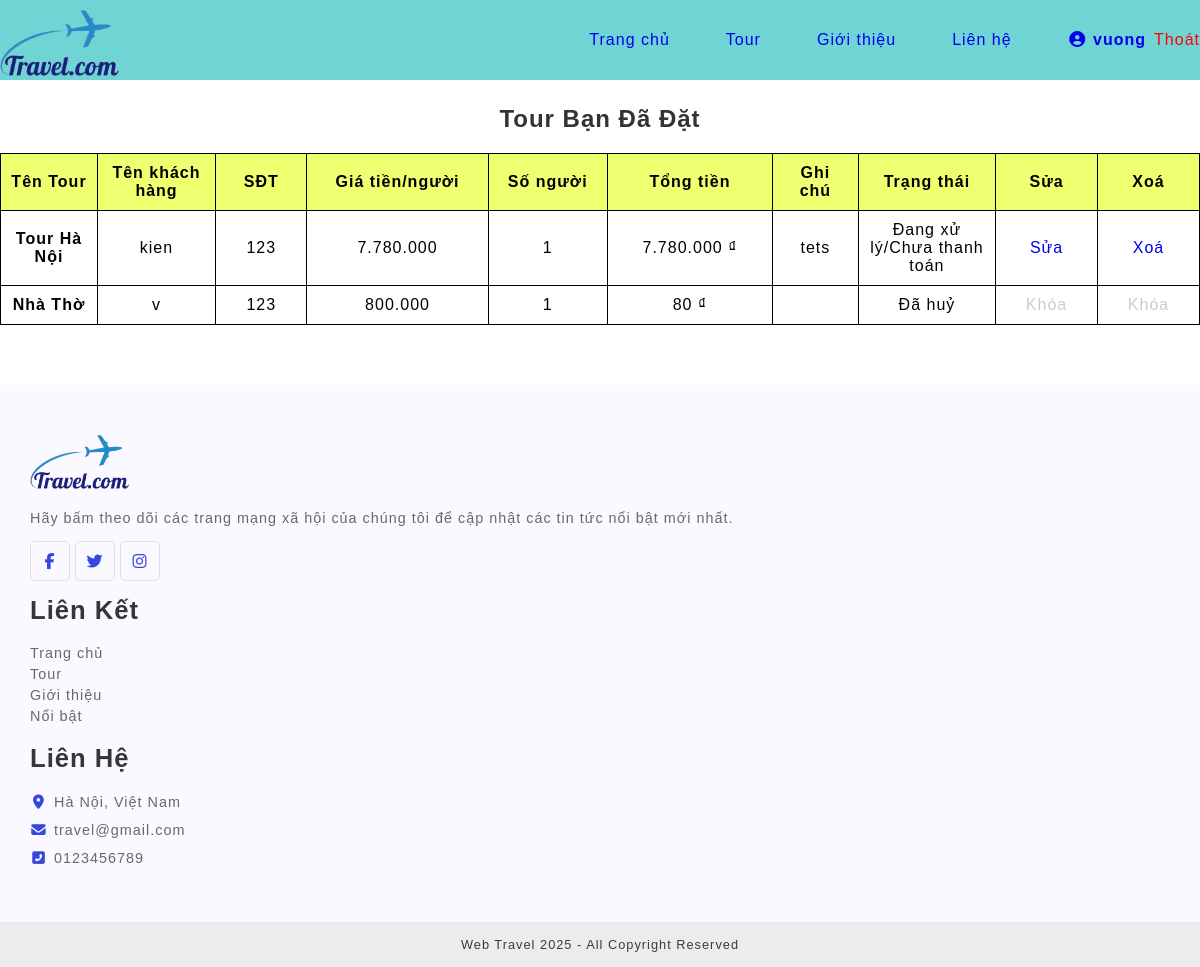
The app's page /index.php?pg=hien_thi_tours (signed in) with its own data.
### tables this page shows
CREATE TABLE `dat_cho` (
  `id` int(11) NOT NULL,
  `id_tour` int(11) NOT NULL,
  `ten_KH` varchar(100) NOT NULL,
  `sdt_KH` int(11) NOT NULL,
  `so_nguoi` int(100) DEFAULT NULL,
  `ghi_chu` text DEFAULT NULL,
  `tong_tien` decimal(15,0) NOT NULL,
  `trang_thai` enum('Đang xử lý/Chưa thanh toán','Đã xác nhận/Đã thanh toán','Đã huỷ') DEFAULT 'Đang xử lý/Chưa thanh toán',
  `thoi_gian_dat` timestamp NOT NULL DEFAULT current_timestamp()
);

CREATE TABLE `tours` (
  `id` int(11) NOT NULL,
  `ten_tour` varchar(255) NOT NULL,
  `ngay_khoi_hanh` varchar(100) DEFAULT NULL,
  `thoi_gian_tour` varchar(100) DEFAULT NULL,
  `diem_xuat_phat` varchar(100) DEFAULT NULL,
  `lich_trinh` varchar(100) DEFAULT NULL,
  `phuong_tien` varchar(100) DEFAULT NULL,
  `gia_tien` decimal(15,0) NOT NULL,
  `hinh_anh` varchar(255) NOT NULL,
  `gia_tien_moi` decimal(15,0) DEFAULT NULL,
  `tour_hot` int(11) NOT NULL DEFAULT 0
);

CREATE TABLE `users` (
  `id` int(11) NOT NULL,
  `username` varchar(50) NOT NULL,
  `password` varchar(255) NOT NULL,
  `sdt_KH` int(11) NOT NULL,
  `role` varchar(20) DEFAULT 'user'
);

### view/lich_su_dat_tour.php (the view, shortened to what this page needs)
<?php
$sdt_KH = $_SESSION['number_phone'];
$sql = "SELECT dat_cho.*, users.username, users.sdt_KH, tours.ten_tour, tours.gia_tien_moi
        FROM dat_cho
        JOIN tours ON dat_cho.id_tour = tours.id
        JOIN users ON dat_cho.sdt_KH = users.sdt_KH
        WHERE dat_cho.sdt_KH = '$sdt_KH'
        ORDER BY dat_cho.id DESC";
$result = mysqli_query($conn, $sql);
?>
<div class="bang_thông_tin_dat_tour">
    <h2>Tour Bạn Đã Đặt</h2>
    <table class="bang_tour">
        <thead class="noi_dung1">
            <tr>
                <td>Tên Tour</td>
                <td>Tên khách hàng</td>
                <td>SĐT</td>
                <td>Giá tiền/người</td>
                <td>Số người</td>
                <td>Tổng tiền</td>
                <td>Ghi chú</td>
                <td>Trạng thái</td>
                <td>Sửa</td>
                <td>Xoá</td>
            </tr>
        </thead>
        <tbody class="noi_dung">
            <?php if (mysqli_num_rows($result) > 0): ?>
                <?php while ($row = mysqli_fetch_assoc($result)): ?>
                    <tr>
                        <td><strong><?php echo $row['ten_tour']; ?></strong></td>
                        <td><?php echo $row['ten_KH']; ?></td>
                        <td><?php echo $row['sdt_KH']; ?></td>
                        <td><?php echo number_format($row['gia_tien_moi'], 0, ',', '.'); ?></td>
                        <td><?php echo $row['so_nguoi']; ?></td>
                        <td>
                            <?php echo number_format($row['tong_tien'], 0, ',', '.'); ?> ₫
                        </td>
                        <td><?php echo $row['ghi_chu']; ?></td>
                        <td><?php echo $row['trang_thai']; ?></td>
                        <td>
                            <?php if ($row['trang_thai'] == 'Đang xử lý/Chưa thanh toán'): ?>
                                <a href="sua.php?id=<?php echo $row['id']; ?>" onclick="return confirm('Bạn có chắc muốn sửa?')">Sửa</a>
                            <?php else: ?>
                                <span style="color: #ccc;">Khóa</span>
                            <?php endif; ?>
                        </td>
                        <td>
                            <?php if ($row['trang_thai'] == 'Đang xử lý/Chưa thanh toán'): ?>
                                <a href="view/xoa.php?id=<?php echo $row['id']; ?>" onclick="return confirm('Bạn có chắc muốn xóa?')">Xoá</a>
                            <?php else: ?>
                                <span style="color: #ccc;">Khóa</span>
                            <?php endif; ?>
                        </td>
                    </tr>
                <?php endwhile; ?>
            <?php else: ?>
                <tr>
                    <td>Bạn chưa đặt tour nào. <a href="index.php?pg=tour">Khám phá ngay!</a></td>
                </tr>
            <?php endif; ?>
        </tbody>
    </table>
</div>

### php/header.php (shortened to what this page needs)
<!DOCTYPE html>
<html lang="en">
<head>
    <link rel="stylesheet" href="css/travel.css">
    <link rel="stylesheet" href="css/gioithieu.css">
    <link rel="stylesheet" href="css/tour.css">
    <link rel="stylesheet" href="css/tourchitiet.css">
    <link rel="stylesheet" href="css/lienhe.css">
    <link rel="stylesheet" href="css/dat_cho.css">
    <link rel="stylesheet" href="css/login.css">
    <link rel="stylesheet" href="css/bang_tour_da_dat.css">
    <link rel="stylesheet" href="https://cdnjs.cloudflare.com/ajax/libs/font-awesome/7.0.1/css/all.min.css">
    <link href="https://cdn.jsdelivr.net/npm/remixicon@4.7.0/fonts/remixicon.css" rel="stylesheet">
    <link rel="stylesheet" href="https://cdn.jsdelivr.net/npm/swiper@11/swiper-bundle.min.css">
</head>
<body>
    <nav>
        <div class="container">
            <div class="nav__header">
                <div class="nav__logo">
                    <a href="#">
                        <img src="photo/logo.png" alt="logo">
                    </a>
                </div>
            </div>
            <ul class="menu">
                <li class="bar"><a href="index.php?pg=travel">Trang chủ</a></li>
                <li class="bar"><a href="index.php?pg=tour">Tour</a></li>
                <li class="bar"><a href="index.php?pg=gioithieu">Giới thiệu</a></li>
                <li class="bar"><a href="index.php?pg=lienhe">Liên hệ</a></li>
                <?php if (isset($_SESSION['username'])): ?>
                    <li class="user-item">
                        <a href="index.php?pg=hien_thi_tours" class="user-link">
                            <i class="fa fa-user-circle"></i>
                            <strong><?php echo $_SESSION['username']; ?></strong>
                        </a>
                        <ul class="submenu">
                            <li><a href="index.php?pg=logout">Thoát</a></li>
                        </ul>
                    </li>
                <?php endif; ?>
            </ul>
        </div>
    </nav>

### index.php (shortened to what this page needs)
<?php
require_once 'php/ket_noi.php';
include_once 'php/header.php';
if (isset($_GET['pg'])) {
    $page = $_GET['pg'];
    switch ($page) {
        case 'hien_thi_tours':
            include_once 'view/lich_su_dat_tour.php';
            break;
    }
} else {
    include_once 'php/body.php';
}
include_once 'php/footer.php';
?>

### php/footer.php (shortened to what this page needs)
<footer>
    <div class="footer-container">
        <div class="footer-box">
            <strong>
                <a href="#">
                    <img src="photo/logo.png" alt="logo">
                </a>
            </strong>
            <p>Hãy bấm theo dõi các trang mạng xã hội của chúng tôi để cập nhật các tin tức nổi bật mới nhất.</p>
            <div class="footer-lien-ket-link">
                <a href="#">
                    <i class="fab fa-facebook-f"></i>
                </a>
                <a href="#">
                    <i class="fab fa-twitter"></i>
                </a>
                <a href="#">
                    <i class="fab fa-instagram"></i>
                </a>
            </div>
        </div>
        <div class="footer-box">
            <strong>Liên Kết</strong>
            <ul>
                <li><a href="index.php?pg=travel">Trang chủ</a></li>
                <li><a href="index.php?pg=tour">Tour</a></li>
                <li><a href="index.php?pg=gioithieu">Giới thiệu</a></li>
                <li><a href="index.php?pg=travel#trending">Nổi bật</a></li>
            </ul>
        </div>
        <div class="footer-box">
            <strong>Liên Hệ</strong>
            <span><i class="fa fa-map-marker-alt"></i>Hà Nội, Việt Nam</span>
            <span><i class="fa fa-envelope"></i><a href="#">travel@gmail.com</a></span>
            <span><i class="fa fa-phone-square-alt"></i><a href="#">0123456789</a></span>
        </div>
    </div>
</footer>
<span class="copyright">Web Travel 2025 - All Copyright Reserved</span>
</body>
</html>

### css/travel.css (style rules this page uses)
* { margin: 0; padding: 0; box-sizing: border-box; }
body { margin: 0; padding: 0; font-family: "Stack Sans Text", sans-serif; letter-spacing: 1px; }
a { text-decoration: none; }
ul { list-style-type: none; }
nav { background-color: #70d4d5; }
.container { max-width: 1200px; margin: 0px auto; display: flex; justify-content: space-between; align-items: center; }
.nav__header { padding-top: 10px; }
.nav__logo a img { max-width: 120px; }
.menu { flex-direction: row; gap: 3.5rem; display: flex; align-items: center; }
.bar { display: flex; justify-content: center; align-items: center; position: relative; }
.menu li a::after { content: ""; position: absolute; height: 3px; background-color: rgba(228, 17, 17, 0.741); width: 0; bottom: -5px; left: 50%; transform: translateX(-50%); transition: all ease 0.3s; }
footer { display: flex; justify-content: center; align-items: center; margin-top: 60px; padding: 50px 30px; background-color: #f9f9ff; }
.footer-container { max-width: 1200px; width: 100%; display: grid; }
.footer-box strong { color: #363636; font-size: 1.6rem; font-weight: 700; letter-spacing: 1px; margin-bottom: 15px; }
.footer-box p { color: #696969; font-size: 0.9rem; letter-spacing: 1px; margin-bottom: 15px; }
.footer-lien-ket-link { display: flex; justify-content: flex-start; align-items: center; flex-wrap: wrap; margin-bottom: 15px; }
.footer-lien-ket-link a { width: 40px; height: 40px; display: flex; justify-content: center; align-items: center; margin-right: 5px; border-radius: 5px; border: 1px solid rgba(0, 0, 0, 0.1); color: #3647df; transition: all ease 0.3s; }
.footer-box span { color: #696969; margin: 6px 0px; font-size: 0.9rem; }
.footer-box span a { color: #696969; }
.footer-box span i { margin-right: 6px; color: #3647df; }
.footer-box { display: flex; flex-direction: column; justify-content: flex-start; align-items: flex-start; }
.footer-box a img { max-width: 100px; }
.footer-box ul { margin-bottom: 15px; }
.footer-box ul li a { color: #696969; margin: 5px 0px; font-size: 0.9rem; letter-spacing: 1px; display: flex; justify-content: flex-start; }
.copyright { padding: 15px; color: #3b3b3b; font-weight: 400; letter-spacing: 1px; background-color: #ececec; width: 100%; font-size: 0.8rem; display: flex; justify-content: center; align-items: center; }
.user-item { gap: 0.5rem; display: flex; }
.submenu>li>a { color: red; }

### css/login.css (style rules this page uses)
h2 { text-align: center; color: #333; }

### css/bang_tour_da_dat.css (style rules this page uses)
.bang_thông_tin_dat_tour { max-width: 1200px; margin: 0px auto; text-align: center; }
.bang_thông_tin_dat_tour>h2 { margin-top: 25px; }
.bang_tour { border-collapse: collapse; margin: 20px auto 0px auto; width: 100%; }
.bang_tour td { border: 1.5px solid #000000; padding: 10px; width: 10px; }
.noi_dung1 { font-weight: 900; background: #e1ff0090; }

### records on screen
dat_cho: id_tour.ten_tour "Tour Hà Nội", ten_KH "kien", users.sdt_KH "123", id_tour.gia_tien_moi "7.780.000", so_nguoi "1", tong_tien "7.780.000", ghi_chu "tets", trang_thai "Đang xử lý/Chưa thanh toán"
dat_cho: id_tour.ten_tour "Nhà Thờ", ten_KH "v", users.sdt_KH "123", id_tour.gia_tien_moi "800.000", so_nguoi "1", tong_tien "80", trang_thai "Đã huỷ", shows "Khóa"

### other values on screen
$_SESSION['username'] "vuong"
